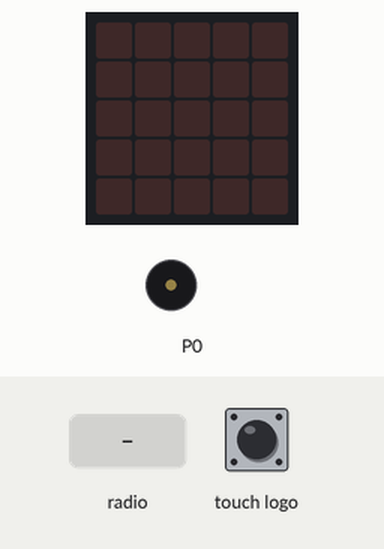
Recording of a program running on a simulated BBC micro:bit (MakeCode). Shown: the board's 5×5 LED display, buzzer (waves = sounding). The inputs (shaded band) are chosen by the test bench.

Above: at 1.2 s.
1.3 s: radio message "0" arrives
At 1.5 s:
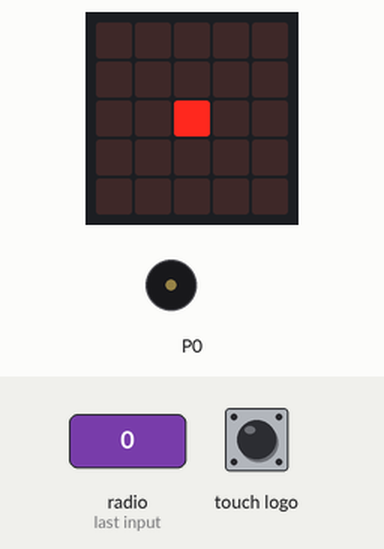
At 2.0 s:
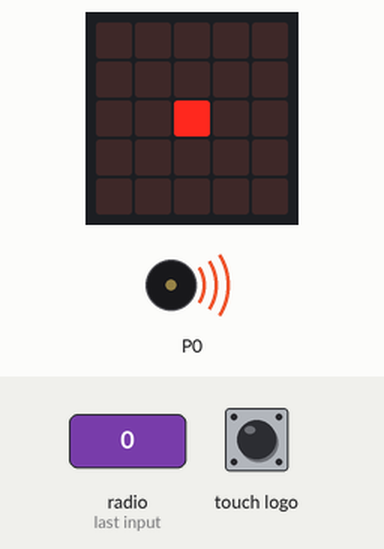
3.8 s: radio message "1" arrives
At 4.6 s:
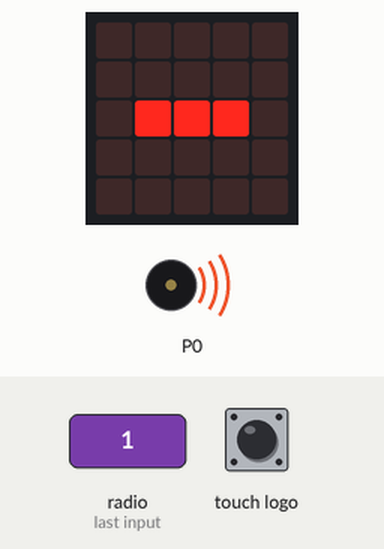
Timing chart, 0 to 6.8 s (numbered marks = the images above; inputs shaded):
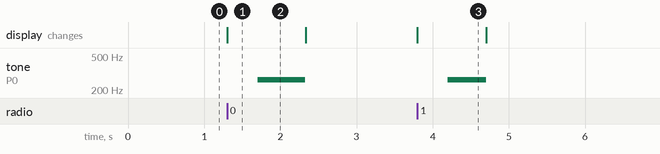

The program:

main.ts
```typescript
radio.onReceivedNumber(function (receivedNumber) {
    if (receivedNumber == 0) {
        basic.showLeds(`
            . . . . .
            . . . . .
            . . # . .
            . . . . .
            . . . . .
            `)
        music.playTone(262, music.beat(BeatFraction.Quarter))
    } else {
        basic.showLeds(`
            . . . . .
            . . . . .
            . # # # .
            . . . . .
            . . . . .
            `)
    }
    music.playTone(262, music.beat(BeatFraction.Whole))
    basic.clearScreen()
})
input.onLogoEvent(TouchButtonEvent.LongPressed, function () {
    radio.sendNumber(1)
})
input.onLogoEvent(TouchButtonEvent.Pressed, function () {
    radio.sendNumber(0)
})
```

test.ts
```typescript
// 在這裡測試；當此封包作為擴充功能時，將不會編譯此內容。
```

Measured:
- after the input at 1.3 s, tone on P0: silent → 262 Hz after 0.40 s, → silent 0.63 s later; the display: changes at once (image 1)
- after the input at 3.8 s, tone on P0: silent → 262 Hz after 0.40 s, → silent 0.50 s later; the display: changes at once (image 3)
- what the display in image 1 shows lasts 1.0 s, from 1.3 s to 2.3 s
- what the display in image 3 shows lasts 0.9 s, from 3.8 s to 4.7 s
